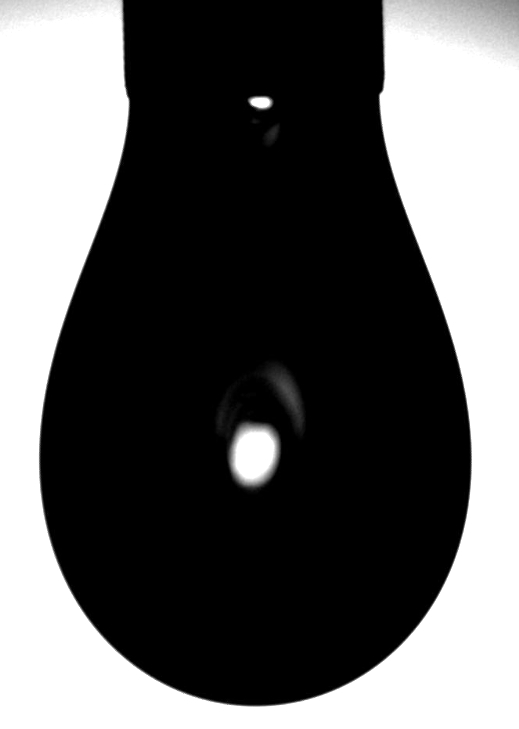
%> input picture 001.jpg, 519 x 729 px
$ octave bmzl2.m   (GNU Octave 9; MATLAB toolbox functions it lacks are replaced by stand-ins)
%> lines starting %> are read from the running program, lines starting %| are printed output that depends on the picture; in (x1, y1, x2, y2) boxes, pixels count from 0 and x2, y2 are one past the last pixel; in counts of white or black regions, pixels touching at a corner belong together; the program's own positions count from 1
% [9 lines of commented-out code are left out]
%%
%边缘检测(可自动填充空白)
clear;clc;
I = imread('001.jpg');
%> I is the input picture: size 729x519x3 uint8; min 0, max 255, mean 97.5
I=rgb2gray(I);
%> I: size 729x519 uint8
level=graythresh(I);
%> level = 0.494
I = im2bw(I,level);
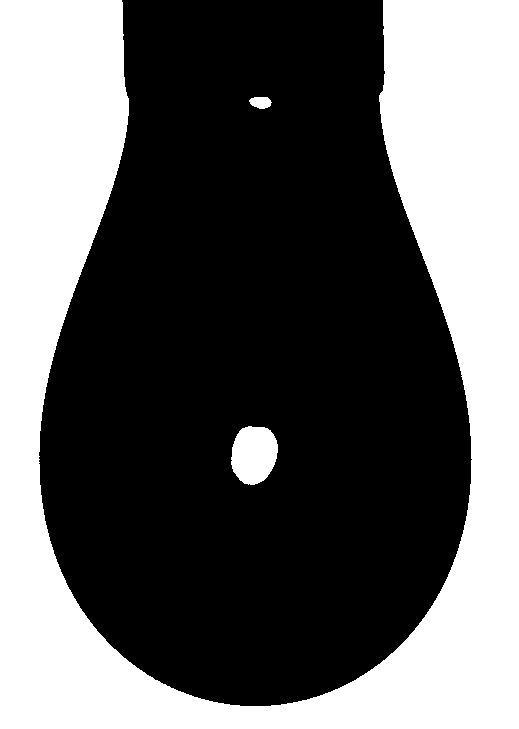
%> I: size 729x519 logical; 38.4% white; 3 white regions, box (x1, y1, x2, y2) and area: (0, 0, 519, 729) 143071, (231, 426, 278, 485) 2175, (249, 97, 272, 109) 211
I = ~I;
I1 = imfill(I,'holes');
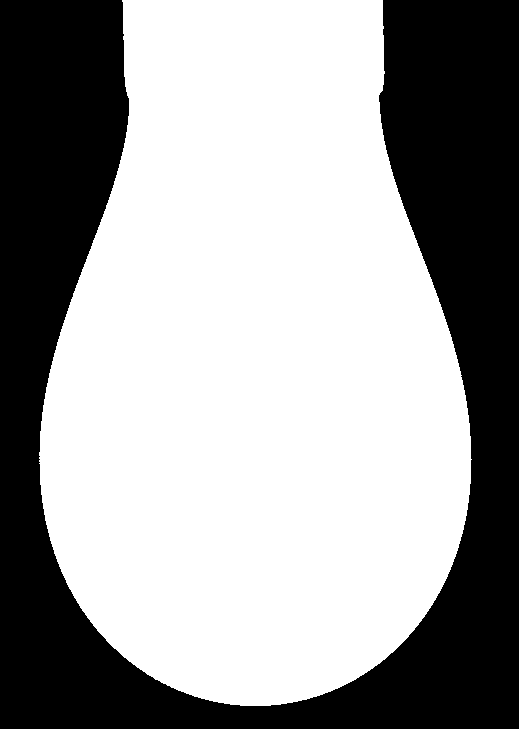
%> I1: size 729x519 logical; 62.2% white; 1 black region, box (x1, y1, x2, y2) and area: (0, 0, 519, 729) 143071
I4=edge(I1);
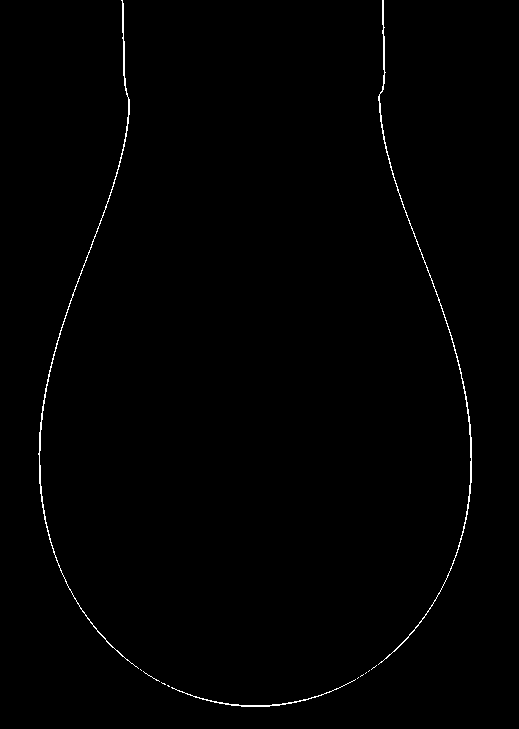
%> I4: size 729x519 logical; 0.63% white in thin lines or dots, all inside (x1, y1, x2, y2) = (38, 0, 472, 707)
figure
imshow(I4);
%%
%计算de和ds
de=0;
xb1=0;
xb2=0;
mde=0;
mi=0;
md=0;%水滴最低处横坐标
for i=1:size(I4,1)
    xb1=0;xb2=0;
    for j=1:size(I4,2)
        if xb1==0
           if I4(i,j)
              xb1=j;
              j=j+5;
           end
        end
        if xb2==0
            if I4(i,j)
               xb2=j;
            end
        end
    end
    mdxi=xb2-xb1;%计算截面直径
    if mdxi>de
       de=mdxi;%选出最大截面直径de
       mi=i;
    end
    if mdxi==0
        if i>100
            md=i-1;
            break;
        end
    end
end
%> this loop made 708 passes
%> (mdxi, de) on passes 1 to 2: (1, 1), (260, 260)
%> mdxi on passes 3 to 8: 260, 1, 1, 1, 1, 1
%> after the loop, de = 432; j = 519; md = 707; mi = 459
de
%> de = 432
%下面求ds
xb11=0;
xb22=0;
i=md-de;
%> i = 275
for j=1:size(I4,2)
    if xb11==0
       if I4(i,j)
          xb11=j;
         % j=j+2;
       end
    end
    if xb22==0
        if j>xb11+2
           if I4(i,j)
              xb22=j;
           end
        end
    end
end
%> after the loop, xb11 = 81; xb22 = 430
ds=xb22-xb11;
%> ds = 349
ds
%> ds = 349
S=ds/de
%> S = 0.808

%%
%利用针尖确定像素实际大小
xb111=0;
xb222=0;
des11=zeros(1,20);%ds1是针尖直径
for i=1:20
    for j=1:size(I4,2)
       if xb111==0
          if I4(i,j)
             xb111=j;
            % j=j+2;
          end
       end
       if xb222==0
           if j>xb111+2
              if I4(i,j)
                 xb222=j;
              end
           end
       end
    end
    des11(1,i)=xb222-xb111;
end
%> after the loop, des11 = 20 values from 261 to 261; xb111 = 122; xb222 = 383
ds1=mean(des11);
%> ds1 = 261
%像素点的实际大小
xj=0.00160045/ds1%涉及重要常数针头直径1.6mm,0.001601429m
%> xj = 6.13e-06
%%
%考虑温度引起密度变化
w=0.009;%NaCl质量分数
t=33;%室温
p1=1006+737.7*w-0.311*t-0.001993*t*t;
pp=101325-119*133/12;
p2=1.293*(pp/101325)*(273.15/(t+273.15));
% p1=1006;%若不考虑温度变化，密度p1,p2直接取常数
% p2=1.293;
g=9.7966;
a=floor(S*100)-29;
%> a = 51
b=round(S*1000)-10*floor(S*100)+1;
%> b = 9
load('HS.mat')
H1=HS(a,b)
%> H1 = 0.551
r=(p1-p2)*g*de*de*H1*xj*xj;
%> r = 0.0378
rl=0;%NaCl表面张力系数与质量分数和温度理论计算值
r1=0.07549+0.0367*w-0.0001485*t;
 %%下面计算误差
 et=(abs(r1-r))/r1;
%> et = 0.467
fprintf('该液体的表面张力系数计算值为：%fN/m\n理论值为：%fN/m\n相对误差为：%2.2f%%\n',r,r1,et*100)
%| 该液体的表面张力系数计算值为：0.037834N/m
%| 理论值为：0.070920N/m
%| 相对误差为：46.65%
